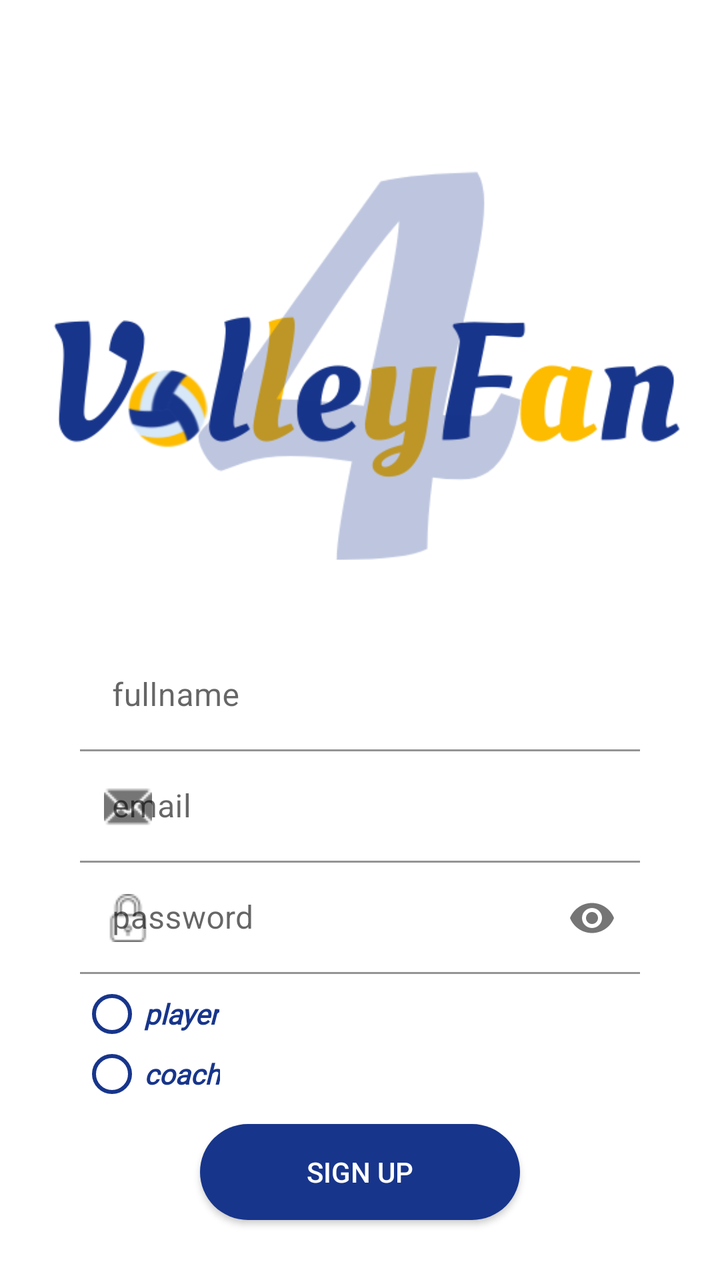
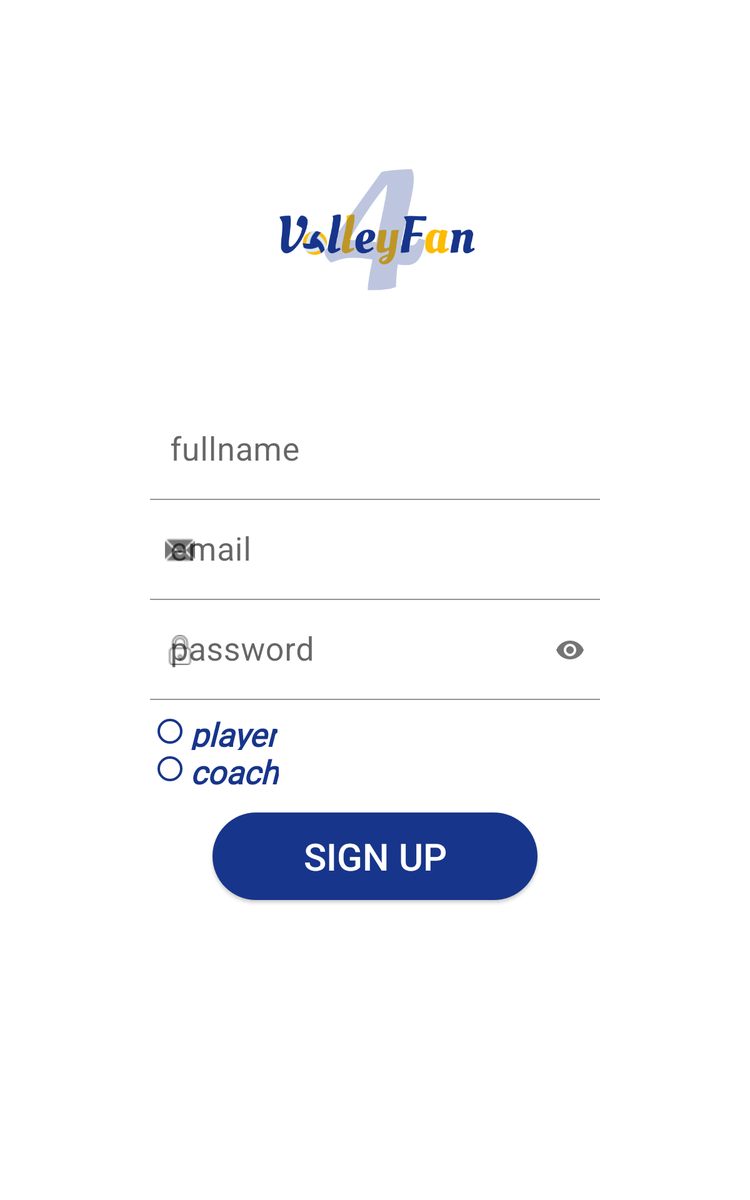

The same Android screen from two of the app's own layout files: first res/layout/ as a phone draws it, then the repository's variant for another configuration, drawn on a device whose configuration selects that folder. Both files follow.
<!-- AndroidManifest.xml: application theme Theme.MobileAppVolley -->
<!-- res/layout/fragment_register.xml -->
<layout xmlns:android="http://schemas.android.com/apk/res/android"
    xmlns:app="http://schemas.android.com/apk/res-auto"
    xmlns:tools="http://schemas.android.com/tools">

    <data>
        <variable
            name="callback"
            type="com.example.mobileappvolley.fragment.auth.FragmentRegister" />
    </data>

    <RelativeLayout
        android:layout_width="match_parent"
        android:layout_height="match_parent"
        android:padding="20dp"
        tools:context=".fragment.auth.FragmentRegister">

        <com.google.android.material.textfield.TextInputLayout
            android:id="@+id/textField4"
            android:layout_width="match_parent"
            android:layout_height="wrap_content"
            android:layout_alignParentStart="true"

            android:layout_alignParentTop="true"
            android:layout_alignParentEnd="true"
            android:layout_marginStart="20dp"
            android:layout_marginTop="300dp"
            android:layout_marginEnd="20dp"
            android:hint="fullname"
            app:boxBackgroundColor="@color/white"
            app:startIconDrawable="@drawable/idcard">

            <com.google.android.material.textfield.TextInputEditText
                android:id="@+id/editTextFullName"
                android:layout_width="match_parent"
                android:layout_height="wrap_content"
                android:layout_below="@+id/imageView"
                android:layout_centerHorizontal="true"

                android:inputType="textPersonName" />
        </com.google.android.material.textfield.TextInputLayout>

        <com.google.android.material.textfield.TextInputLayout
            android:id="@+id/textField"
            android:layout_width="match_parent"
            android:layout_height="wrap_content"
            android:layout_below="@+id/textField4"

            android:layout_alignParentStart="true"
            android:layout_alignParentEnd="true"
            android:layout_marginStart="20dp"
            android:layout_marginTop="0dp"
            android:layout_marginEnd="20dp"
            android:hint="email"
            app:boxBackgroundColor="@color/white"
            app:startIconDrawable="@drawable/email">

            <com.google.android.material.textfield.TextInputEditText
                android:id="@+id/inputEmailText"
                android:layout_width="match_parent"
                android:layout_height="wrap_content"
                android:layout_below="@+id/imageView"
                android:layout_centerHorizontal="true"

                android:inputType="textEmailAddress" />
        </com.google.android.material.textfield.TextInputLayout>

        <com.google.android.material.textfield.TextInputLayout
            android:id="@+id/textField2"
            android:layout_width="match_parent"
            android:layout_height="wrap_content"
            android:layout_below="@+id/textField"
            android:layout_alignParentStart="true"
            android:layout_alignParentEnd="true"
            android:layout_marginStart="20dp"
            android:layout_marginTop="0dp"
            android:layout_marginEnd="20dp"
            android:hint="password"
            app:boxBackgroundColor="@color/white"
            app:endIconMode="password_toggle"
            app:startIconDrawable="@drawable/padlock">

            <com.google.android.material.textfield.TextInputEditText
                android:id="@+id/editTextPassword"
                android:layout_width="match_parent"
                android:layout_height="wrap_content"
                android:layout_below="@+id/textField"
                android:layout_centerHorizontal="true"
                android:layout_marginTop="0dp"
                android:ems="10"

                android:inputType="textPassword" />
        </com.google.android.material.textfield.TextInputLayout>


        <androidx.appcompat.widget.AppCompatButton
            android:id="@+id/normalSignInButton"
            android:layout_width="wrap_content"
            android:layout_height="wrap_content"
            android:layout_below="@+id/radioGroup"
            android:layout_alignParentStart="true"
            android:layout_alignParentEnd="true"
            android:layout_marginStart="80dp"
            android:layout_marginTop="10dp"
            android:layout_marginEnd="80dp"
            android:background="@drawable/button_login"
            android:onClick='@{() -> callback.onSubmit()}'
            android:text="Sign Up"
            android:textColor="@color/white" />

        <RadioGroup
            android:id="@+id/radioGroup"
            android:layout_width="match_parent"
            android:layout_height="wrap_content"
            android:layout_below="@+id/textField2"
            android:layout_alignParentStart="true"
            android:layout_alignParentEnd="true"
            android:layout_marginStart="20dp"
            android:layout_marginTop="5dp"
            android:layout_marginEnd="20dp"
            android:orientation="vertical">

            <RadioButton
                android:id="@+id/radio_player"
                style="@android:style/Widget.Material.CompoundButton.RadioButton"
                android:layout_width="wrap_content"
                android:layout_height="30dp"
                android:fontFamily="@font/roboto"
                android:onClick='@{() -> callback.onRadioButtonClickedPlayer()}'
                android:text="player"
                android:textColor="#17358b"
                android:textStyle="bold|italic"
                app:buttonTint="#17358b" />

            <RadioButton
                android:id="@+id/radio_coach"
                style="@style/Widget.AppCompat.CompoundButton.RadioButton"
                android:layout_width="wrap_content"
                android:layout_height="30dp"
                android:fontFamily="@font/roboto"
                android:onClick='@{() -> callback.onRadioButtonClickedCoach()}'
                android:text="coach"
                android:textColor="#17358b"
                android:textStyle="bold|italic"
                app:buttonTint="#17358b" />
        </RadioGroup>

        <ImageView
            android:id="@+id/imageView"
            android:layout_width="391dp"
            android:layout_height="329dp"
            android:layout_alignParentTop="true"
            android:layout_alignParentEnd="true"
            android:layout_marginTop="0dp"
            android:layout_marginEnd="0dp"
            app:srcCompat="@drawable/logo" />

    </RelativeLayout>

</layout>
<!-- resources referenced by this layout -->
<resources>
  <color name="white">#FFFFFFFF</color>
  <!-- drawable button_login (drawable-v24) -->
  <?xml version="1.0" encoding="utf-8"?>
  <shape xmlns:android="http://schemas.android.com/apk/res/android">
      <corners
          android:radius="100dp"
          />
      <solid
          android:color="@color/main_color"
          />
      <padding
          android:left="0dp"
          android:top="0dp"
          android:right="0dp"
          android:bottom="0dp"
          />
  
  </shape>
  <!-- drawable email: png bitmap (drawable, 1242 bytes) -->
  <!-- drawable logo: png bitmap (drawable, 42967 bytes) -->
  <!-- drawable padlock: png bitmap (drawable, 1563 bytes) -->
  <style name="Theme.MobileAppVolley" parent="Theme.MaterialComponents.DayNight.DarkActionBar">
          <item name="windowNoTitle">true</item>
          <item name="windowActionBar">false</item>
          
          <item name="colorPrimary">@color/purple_500</item>
          <item name="colorPrimaryVariant">@color/black</item>
          <item name="colorOnPrimary">@color/white</item>
          
          <item name="colorSecondary">@color/teal_200</item>
          <item name="colorSecondaryVariant">@color/teal_700</item>
          <item name="colorOnSecondary">@color/black</item>
          
          <item name="android:statusBarColor" tools:targetApi="l">?attr/colorPrimaryVariant</item>
          
      </style>
  <color name="main_color">#17358b</color>
  <color name="purple_500">#FF6200EE</color>
  <color name="black">#FF000000</color>
  <color name="teal_200">#FF03DAC5</color>
  <color name="teal_700">#FF018786</color>
</resources>
<!-- res/layout-sw600dp/fragment_register.xml (the repository's variant of the layout above) -->
<!-- drawn on a 7-inch tablet held upright -->
<layout xmlns:android="http://schemas.android.com/apk/res/android"
    xmlns:app="http://schemas.android.com/apk/res-auto"
    xmlns:tools="http://schemas.android.com/tools">

    <data>
        <variable
            name="callback"
            type="com.example.mobileappvolley.fragment.auth.FragmentRegister" />
    </data>

    <RelativeLayout
        android:layout_width="match_parent"
        android:layout_height="match_parent"
        android:padding="20dp"
        tools:context=".fragment.auth.FragmentRegister">

        <com.google.android.material.textfield.TextInputLayout
            android:id="@+id/textField4"
            android:layout_width="match_parent"
            android:layout_height="80dp"
            android:layout_alignParentStart="true"
            android:layout_below="@id/imageView"
            android:layout_alignParentTop="true"
            android:layout_alignParentEnd="true"
            android:layout_marginStart="100dp"
            android:layout_marginTop="300dp"
            android:layout_marginEnd="100dp"
            android:hint="fullname"
            app:boxBackgroundColor="@color/white"
            app:startIconDrawable="@drawable/idcard">

            <com.google.android.material.textfield.TextInputEditText
                android:id="@+id/editTextFullName"
                android:textSize="26sp"
                android:layout_width="match_parent"
                android:layout_height="match_parent"
                android:layout_below="@+id/imageView"
                android:layout_centerHorizontal="true"

                android:inputType="textPersonName" />
        </com.google.android.material.textfield.TextInputLayout>

        <com.google.android.material.textfield.TextInputLayout
            android:id="@+id/textField"
            android:layout_width="match_parent"
            android:layout_height="80dp"
            android:layout_below="@+id/textField4"

            android:layout_alignParentStart="true"
            android:layout_alignParentEnd="true"
            android:layout_marginStart="100dp"
            android:layout_marginTop="0dp"
            android:layout_marginEnd="100dp"
            android:hint="email"
            app:boxBackgroundColor="@color/white"
            app:startIconDrawable="@drawable/email">

            <com.google.android.material.textfield.TextInputEditText
                android:id="@+id/inputEmailText"
                android:layout_width="match_parent"
                android:layout_height="match_parent"
                android:textSize="26sp"
                android:layout_below="@+id/imageView"
                android:layout_centerHorizontal="true"

                android:inputType="textEmailAddress" />
        </com.google.android.material.textfield.TextInputLayout>

        <com.google.android.material.textfield.TextInputLayout
            android:id="@+id/textField2"
            android:layout_width="match_parent"
            android:layout_height="80dp"
            android:layout_below="@+id/textField"
            android:layout_alignParentStart="true"
            android:layout_alignParentEnd="true"
            android:layout_marginStart="100dp"
            android:layout_marginTop="0dp"
            android:layout_marginEnd="100dp"
            android:hint="password"
            app:boxBackgroundColor="@color/white"
            app:endIconMode="password_toggle"
            app:startIconDrawable="@drawable/padlock">

            <com.google.android.material.textfield.TextInputEditText
                android:id="@+id/editTextPassword"
                android:layout_width="match_parent"
                android:layout_height="match_parent"
                android:layout_below="@+id/textField"
                android:layout_centerHorizontal="true"
                android:layout_marginTop="0dp"
                android:textSize="26sp"
                android:ems="10"

                android:inputType="textPassword" />
        </com.google.android.material.textfield.TextInputLayout>


        <androidx.appcompat.widget.AppCompatButton
            android:id="@+id/normalSignInButton"
            android:layout_width="wrap_content"
            android:layout_height="70dp"
            android:layout_below="@+id/radioGroup"
            android:layout_alignParentStart="true"
            android:layout_alignParentEnd="true"
            android:layout_marginStart="150dp"
            android:layout_marginTop="20dp"
            android:layout_marginEnd="150dp"
            android:background="@drawable/button_login"
            android:onClick='@{() -> callback.onSubmit()}'
            android:text="Sign Up"
            android:textColor="@color/white"
            android:textSize="30sp" />

        <RadioGroup
            android:id="@+id/radioGroup"
            android:layout_width="match_parent"
            android:layout_height="wrap_content"
            android:layout_below="@+id/textField2"
            android:layout_alignParentStart="true"
            android:layout_alignParentEnd="true"
            android:layout_marginStart="100dp"
            android:layout_marginTop="10dp"
            android:layout_marginEnd="100dp"

            android:orientation="vertical">

            <RadioButton
                android:id="@+id/radio_player"
                style="@android:style/Widget.Material.CompoundButton.RadioButton"
                android:layout_width="wrap_content"
                android:layout_height="30dp"
                android:fontFamily="@font/roboto"
                android:onClick='@{() -> callback.onRadioButtonClickedPlayer()}'
                android:text="player"
                android:textSize="26sp"
                android:textColor="#17358b"
                android:textStyle="bold|italic"
                app:buttonTint="#17358b" />

            <RadioButton
                android:id="@+id/radio_coach"
                style="@style/Widget.AppCompat.CompoundButton.RadioButton"
                android:layout_width="wrap_content"
                android:layout_height="30dp"
                android:fontFamily="@font/roboto"
                android:onClick='@{() -> callback.onRadioButtonClickedCoach()}'
                android:text="coach"
                android:textSize="26sp"
                android:textColor="#17358b"
                android:textStyle="bold|italic"
                app:buttonTint="#17358b" />
        </RadioGroup>

        <ImageView
            android:id="@+id/imageView"
            android:layout_width="391dp"
            android:layout_height="329dp"
            android:layout_alignParentStart="true"
            android:layout_alignParentTop="true"
            android:layout_alignParentEnd="true"
            android:layout_marginStart="200dp"
            android:layout_marginTop="0dp"
            android:layout_marginEnd="200dp"
            app:srcCompat="@drawable/logo" />

    </RelativeLayout>

</layout>
